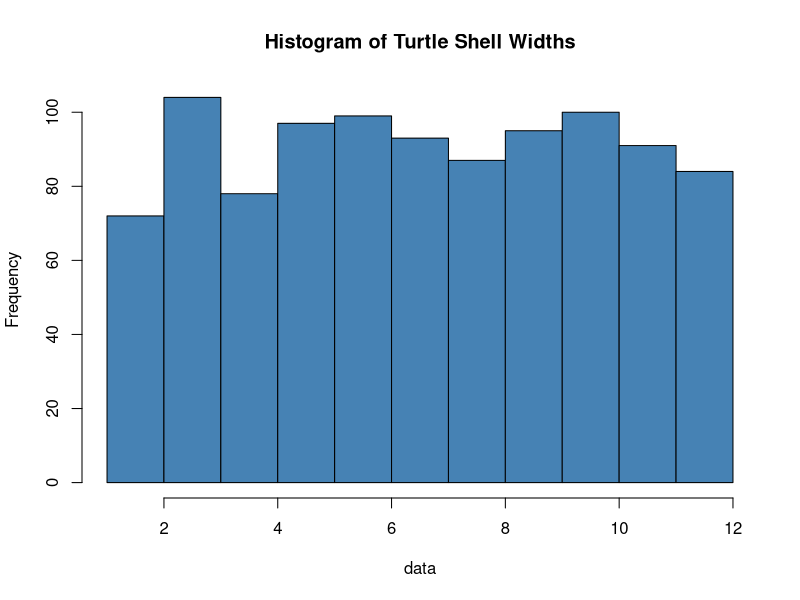
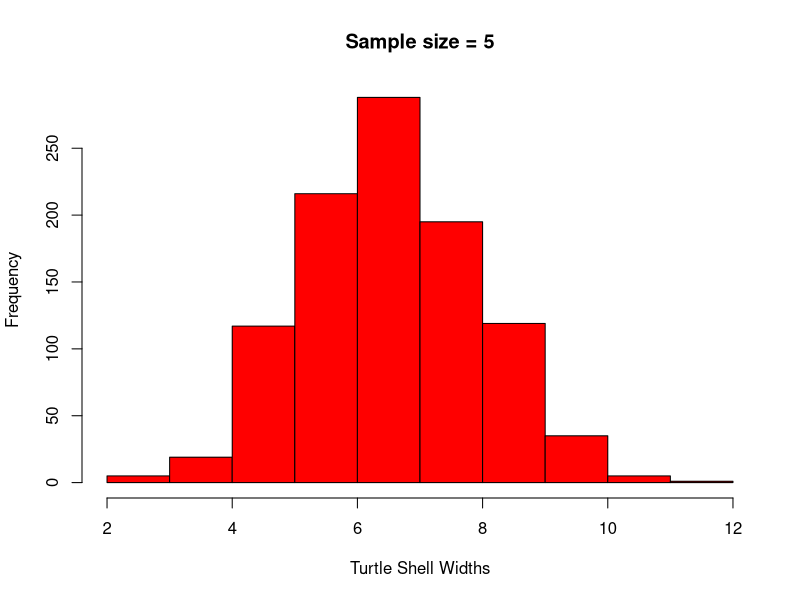
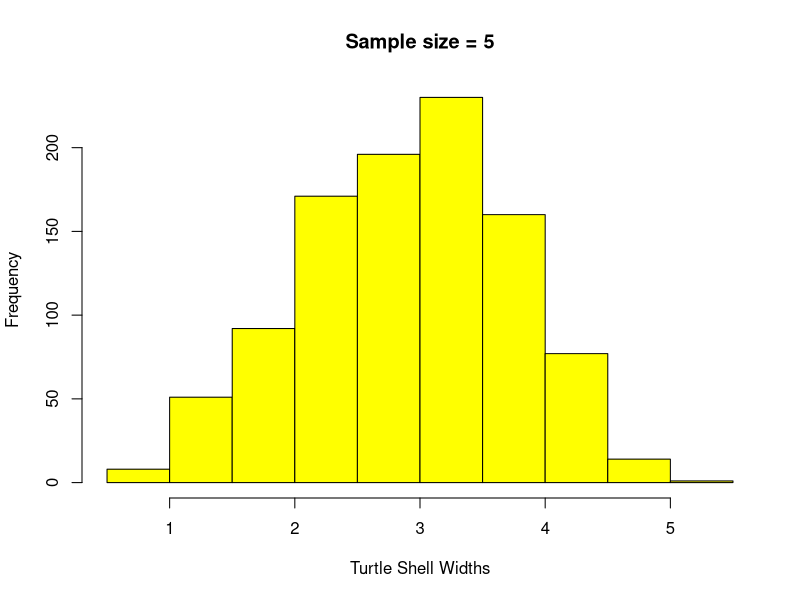
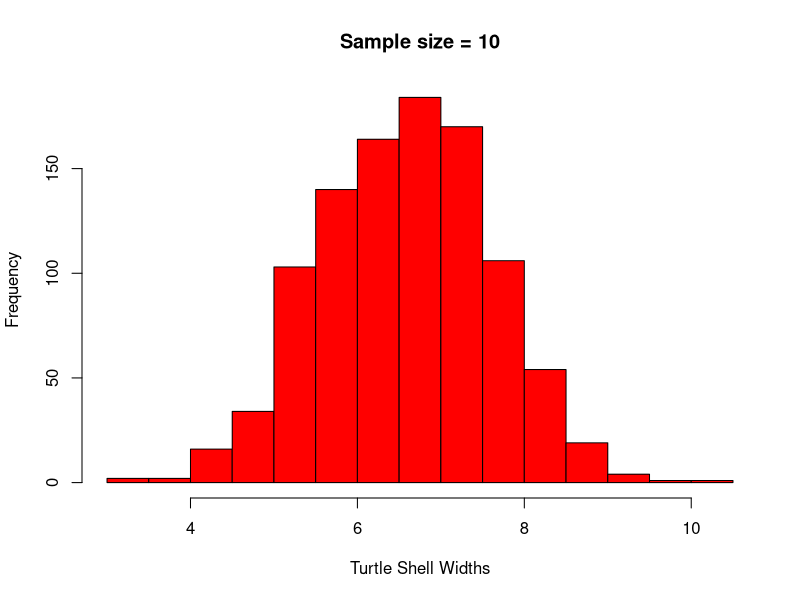
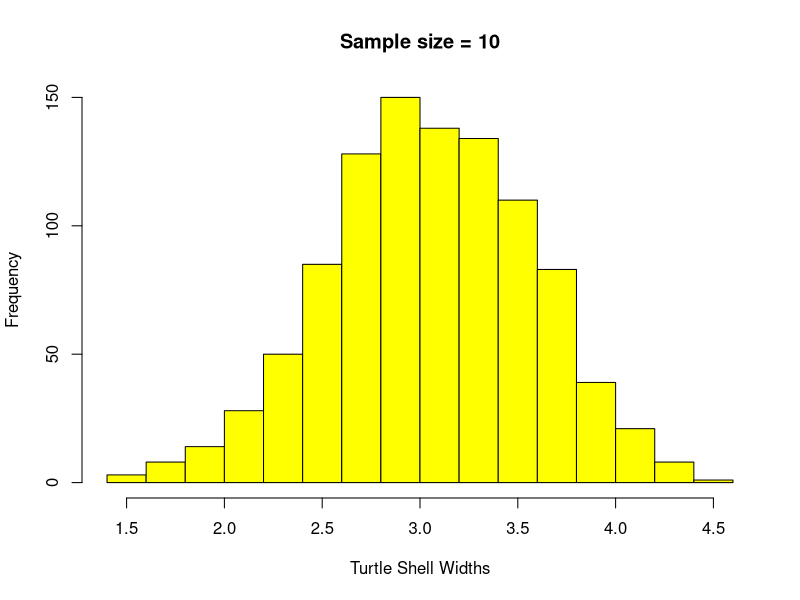
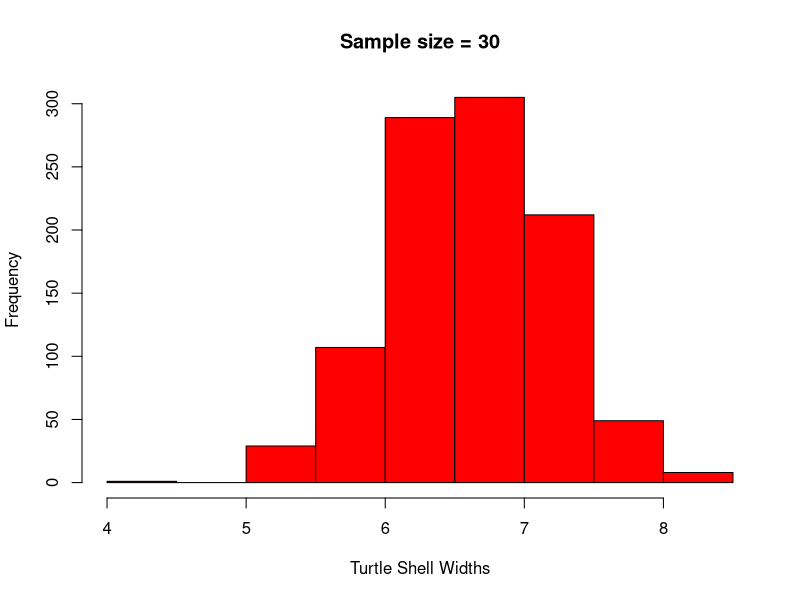
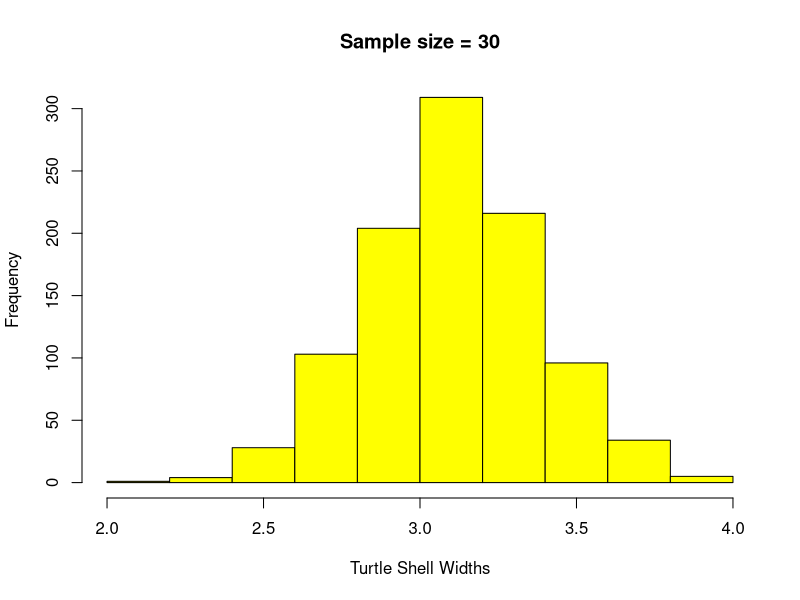
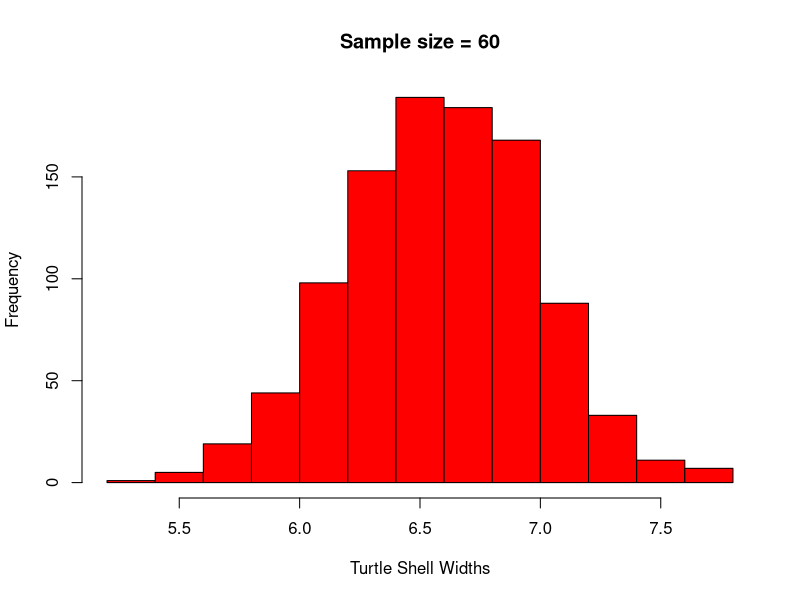

These charts were generated, in order, by the following R code:
set.seed(123)

data <- runif(n=1000, min=1.2, max=12)

hist(data, col='steelblue', main="Histogram of Turtle Shell Widths")

MEAN <- mean(data)
SD <- sd(data)

samplemean <- c()
samplesd <- c()
n=1000
for (i in 1:n){
  samplemean[i] = mean(sample(data, 5, replace=TRUE))
  samplesd[i] = sd(sample(data, 5, replace=TRUE))
}
mean(samplemean)
mean(samplesd)

hist(samplemean, col = 'red', xlab = 'Turtle Shell Widths', main='Sample size = 5')
hist(samplesd, col='yellow', xlab = 'Turtle Shell Widths', main='Sample size = 5')


samplemean <- c()
samplesd <- c()
n=1000
for (i in 1:n){
  samplemean[i] = mean(sample(data, 10, replace=TRUE))
  samplesd[i] = sd(sample(data, 10, replace=TRUE))
}
mean(samplemean)
mean(samplesd)

hist(samplemean, col = 'red', xlab = 'Turtle Shell Widths', main='Sample size = 10')
hist(samplesd, col='yellow', xlab = 'Turtle Shell Widths', main='Sample size = 10')

samplemean <- c()
samplesd <- c()
n=1000
for (i in 1:n){
  samplemean[i] = mean(sample(data, 30, replace=TRUE))
  samplesd[i] = sd(sample(data, 30, replace=TRUE))
}
mean(samplemean)
mean(samplesd)

hist(samplemean, col = 'red', xlab = 'Turtle Shell Widths', main='Sample size = 30')
hist(samplesd, col='yellow', xlab = 'Turtle Shell Widths', main='Sample size = 30')

samplemean <- c()
samplesd <- c()
n=1000
for (i in 1:n){
  samplemean[i] = mean(sample(data, 60, replace=TRUE))
  samplesd[i] = sd(sample(data, 60, replace=TRUE))
}
mean(samplemean)
mean(samplesd)

hist(samplemean, col = 'red', xlab = 'Turtle Shell Widths', main='Sample size = 60')
hist(samplesd, col='yellow', xlab = 'Turtle Shell Widths', main='Sample size = 60')




